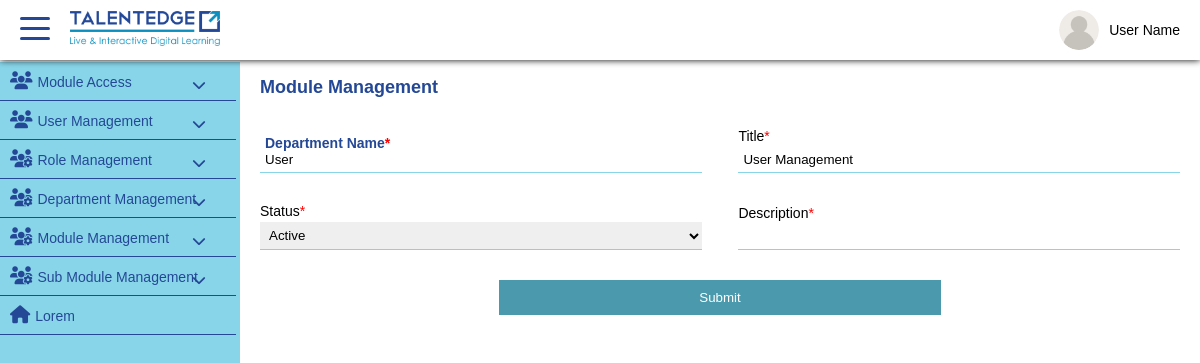
Screenshot of /Module/updateModuleForm/1 with the database file from the repository.
### tables this page shows
CREATE TABLE `module` (
  `id` int(10) NOT NULL,
  `name` varchar(50) NOT NULL,
  `title` varchar(50) NOT NULL,
  `description` varchar(100) NOT NULL,
  `status` tinyint(1) NOT NULL,
  `deleted` tinyint(1) NOT NULL DEFAULT '0',
  `date_entered` datetime NOT NULL DEFAULT CURRENT_TIMESTAMP,
  `date_modified` datetime NOT NULL,
  `modified_user_id` int(10) NOT NULL,
  `created_by` int(10) NOT NULL,
  `subModuleId` int(11) NOT NULL
);

### application/controllers/Module.php (called while the page is built, shortened)
<?php
class Module extends CI_Controller{
	function __construct()
	{
	$this->load->model('Modulemgt');
	}
	function updateModuleForm(){
		$userId = $this->uri->segment(3);
		$data['moduleList'] = $this->Modulemgt->getModuleData($userId);
		$this->load->view("updateModuleFormIndex",$data);
	}
}
?>

### index.php (called while the page is built, shortened)
<?php
require_once BASEPATH.'core/CodeIgniter.php';

### application/models/Modulemgt.php (called while the page is built, shortened)
<?php
class Modulemgt  extends CI_Model{
		public function getModuleData($userId){
			$this->db->where('deleted',0);
			$this->db->where('id',$userId);
			$query=$this->db->get('module');
			return $query->result();
		}
}
?>

### application/views/module/updateModuleForm.php (the view, shortened to what this page needs)
<div class="te-container">
	<article class="form-style-1">
	<form name="updatemoduleform" method="" enctype="multipart/form-data">
    		<h2>Module Management</h2>
            <div class="d-flex">
	            <div class="form-group">
	            	<input type="text" id = "name" name="name"  value="<?php echo $moduleList[0]->name ?>"/>
	            	<label class="floating-label">Department Name<span class="required">*</span></label>
	            </div>
				<div class="form-group">
				<label>Title<span class="required">*</span></label>
				<input type="text" id = "title" name="title"  value="<?php echo $moduleList[0]->title ?>"/>
	            </div>
	        </div>
            <div class="d-flex">
				<div class="form-group">
				<label>Status<span class="required">*</span></label>
				<select id="status" name="status" class="field-divided">
	                    <option value="1" <?php if($moduleList[0]->status == 1){?> selected="selected" <?php }?>>Active</option>
	                </select>
	            </div>
				<div class="form-group">
				<label>Description<span class="required">*</span></label>
	            	<input type="text" id = "description" name="description" value="<?php echo $moduleList[0]->description ?>"/>
	            </div>
            </div>
            <div class="form-group cta-submit">
                <input type="button" id ="updatemodulebtn" value="Submit" />
            </div>
        </form>
    </article>
</div>

### assets/css/user-upload-style.css (style rules this page uses)
form > .d-flex { align-items: flex-end; }
h2 { font-size: 18px; color: #244895; }
label.floating-label { position: absolute; top: 6px; left: 5px; background: #fff; padding: 0 5px; transition: 0.2s linear; pointer-events: none; }
input:focus ~ label, .shifted ~ label { top: -12px; transition: 0.2s linear; font-weight: bold !important; color: #244895; }
select { width: 100%; }
.form-style-1 { position: relative; padding: 0 20px; }
.form-style-1 label { margin:0 0 3px 0; padding: 0px; display:block; }
.form-style-1 input, textarea, select { box-sizing: border-box; -webkit-box-sizing: border-box; -moz-box-sizing: border-box; border:none; border-bottom:1px solid #BEBEBE; padding: 5px; margin: 0px ; -webkit-transition: all 0.30s ease-in-out; -moz-transition: all 0.30s ease-in-out; -ms-transition: all 0.30s ease-in-out; -o-transition: all 0.30s ease-in-out; outline: none; }
.form-style-1 input, .form-style-1 textarea:focus, .form-style-1 select:focus { border-color: #88D5E9; }
.form-style-1 input[type=submit], .form-style-1 input[type=button] { background: #4B99AD; border: none; color: #fff; }
.form-style-1 .required { color:red; }
.form-group { width: 100%; margin: 15px 0; position: relative; }
form .d-flex { justify-content: space-between; }
.d-flex .form-group { width: 48%; }
.d-flex .form-group select, .d-flex .form-group input { width: 100%; }
.cta-submit { margin: 15px auto; text-align: center; }
.cta-submit input { width: 40%; margin: auto; padding: 10px 5px; }

### assets/css/custom-basic-styles.css (style rules this page uses)
body { margin: 0; font-family: sans-serif; font-size: 14px; }
.d-flex { display: flex; flex-wrap: wrap; justify-content: center; align-items: flex-start; }
.te-container { position: relative; margin: 0; width: 80% !important; left: 10% !important; top: 62px; overflow-y: auto; transition: all 0.4s linear; }

### rows the page displays
module: name "User", title "User Management", status "Active"
